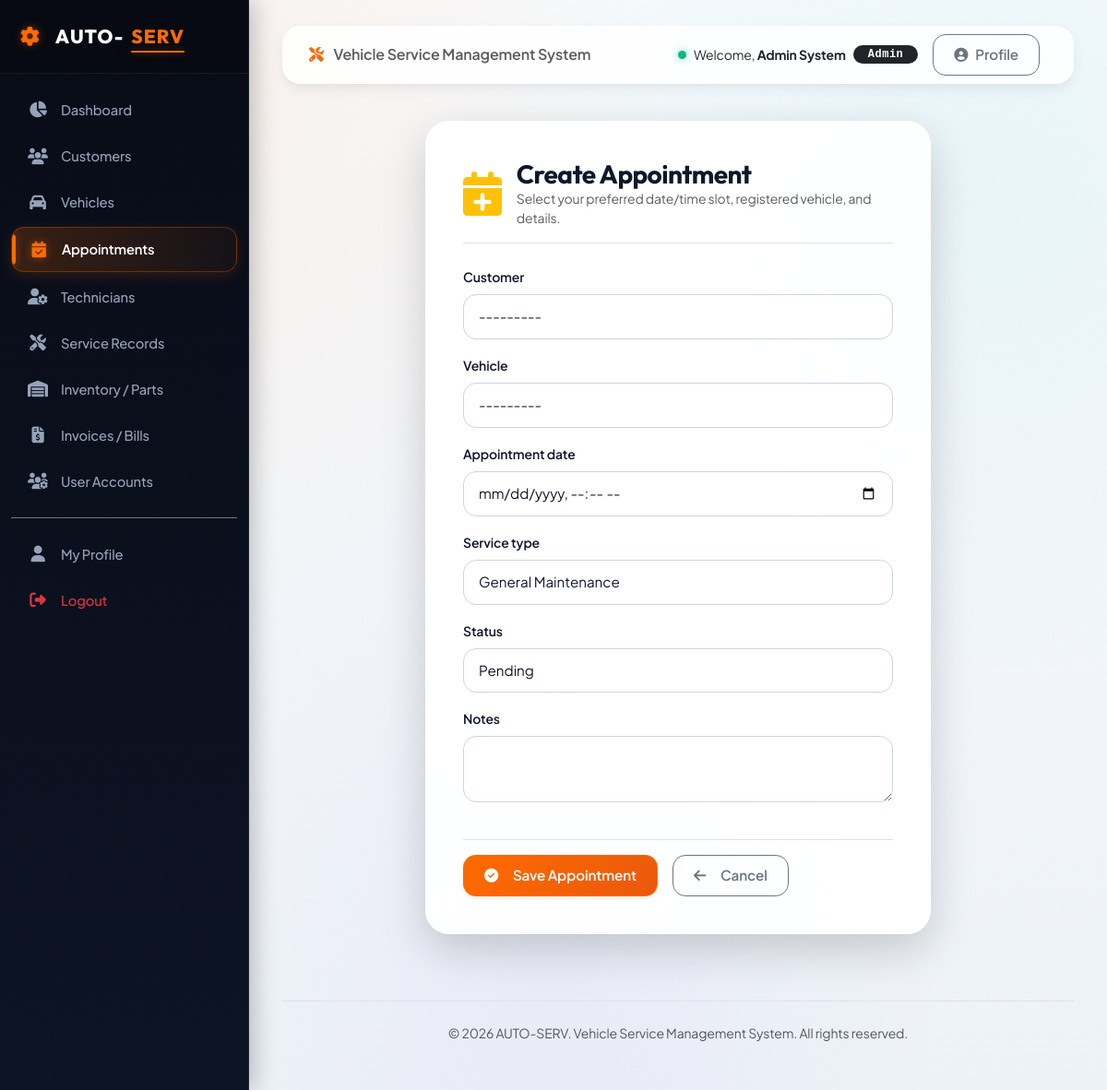
Screenshot of /appointments/add/ (signed in) with the database file from the repository.
### accounts/models.py (models this page shows, shortened)
class User(AbstractUser):
    ROLE_CHOICES = (
        ('admin', 'Admin'),
        ('customer', 'Customer'),
        ('technician', 'Technician'),
        ('service_advisor', 'Service Advisor'),
    )
    role = models.CharField(max_length=20, choices=ROLE_CHOICES, default='customer')
    phone = models.CharField(max_length=15, blank=True, null=True)
    address = models.TextField(blank=True, null=True)

### accounts/decorators.py (the view)
        def _wrapped_view(request, *args, **kwargs):
            if request.user.is_authenticated:
                allowed_roles = list(roles)
                if 'admin' in allowed_roles and 'service_advisor' not in allowed_roles:
                    allowed_roles.append('service_advisor')
                if request.user.role in allowed_roles or request.user.is_superuser:
                    return view_func(request, *args, **kwargs)
            raise PermissionDenied

### appointment/forms.py
class AppointmentForm(forms.ModelForm):
    class Meta:
        model = Appointment
        fields = ['customer', 'vehicle', 'appointment_date', 'service_type', 'status', 'notes']
        widgets = {
            'customer': forms.Select(attrs={'class': 'form-control'}),
            'vehicle': forms.Select(attrs={'class': 'form-control'}),
            'appointment_date': forms.DateTimeInput(attrs={'class': 'form-control', 'type': 'datetime-local'}),
            'service_type': forms.Select(attrs={'class': 'form-control'}),
            'status': forms.Select(attrs={'class': 'form-control'}),
            'notes': forms.Textarea(attrs={'class': 'form-control', 'rows': 2}),
        }

### appointment/views.py (called while the page is built)
@login_required
@role_required('admin')
def appointment_create(request):
    if request.method == 'POST':
        form = AppointmentForm(request.POST)
        if form.is_valid():
            form.save()
            messages.success(request, "Appointment created successfully.")
            return redirect('appointment:appointment_list')
    else:
        form = AppointmentForm()
    return render(request, 'appointment/appointment_form.html', {'form': form, 'title': 'Create Appointment'})

### customers/models.py (called while the page is built)
    def __str__(self):
        return self.customer_name

### vehicles/models.py (called while the page is built)
    def __str__(self):
        return f"{self.brand} {self.model} ({self.vehicle_number})"

### templates/appointment/appointment_form.html (shortened to what this page needs)
{% extends 'base.html' %}
{% block content %}
<div class="row justify-content-center">
    <div class="col-md-8">
        <div class="form-card shadow-lg">
            <div class="d-flex align-items-center gap-3 mb-4 pb-3 border-bottom">
                <i class="fa-solid fa-calendar-plus fa-3x text-warning"></i>
                <div>
                    <h3 class="fw-bold mb-0">{{ title }}</h3>
                    <p class="text-muted small mb-0">Select your preferred date/time slot, registered vehicle, and details.</p>
                </div>
            </div>
            {% if user.role == 'customer' and vehicles_exist is False %}
            <div class="text-center py-5">
                <div class="mb-4">
                    <span class="fa-stack fa-2x">
                        <i class="fa-solid fa-car fa-stack-1x text-muted opacity-50"></i>
                        <i class="fa-solid fa-ban fa-stack-2x text-danger"></i>
                    </span>
                </div>
                <h4 class="fw-bold">No Registered Vehicles Found</h4>
                <p class="text-muted small mx-auto" style="max-width: 480px;">
                    You must register a vehicle in your profile before you can book a service appointment.
                </p>
                <div class="mt-4 d-flex justify-content-center gap-3">
                    <a href="{% url 'vehicles:customer_vehicle_create' %}" class="btn btn-primary shadow-sm">
                        <i class="fa-solid fa-car-side me-2"></i>Register a Vehicle
                    </a>
                    <a href="{% url 'customers:customer_dashboard' %}" class="btn btn-outline-secondary">
                        <i class="fa-solid fa-arrow-left me-2"></i>Back to Dashboard
                    </a>
                </div>
            </div>
            {% else %}
            <form method="post">
                <div class="row">
                    {% for field in form %}
                    <div class="col-md-12 mb-3">
                        <label for="{{ field.id_for_label }}" class="form-label fw-semibold small">{{ field.label }}</label>
                        {{ field }}
                    </div>
                    {% endfor %}
                </div>
                <div class="mt-4 pt-3 border-top d-flex gap-3">
                    <button type="submit" class="btn btn-primary shadow-sm">
                        <i class="fa-solid fa-check-circle me-2"></i>Save Appointment
                    </button>
                    {% if user.role == 'customer' %}
                    <a href="{% url 'customers:customer_dashboard' %}" class="btn btn-outline-secondary">
                        <i class="fa-solid fa-arrow-left me-2"></i>Cancel
                    </a>
                    {% else %}
                    <a href="{% url 'appointment:appointment_list' %}" class="btn btn-outline-secondary">
                        <i class="fa-solid fa-arrow-left me-2"></i>Cancel
                    </a>
                    {% endif %}
                </div>
            </form>
            {% endif %}
        </div>
    </div>
</div>
{% endblock %}

### templates/navbar.html (shortened to what this page needs)
<nav class="navbar navbar-expand-lg main-navbar py-2 px-3 mb-3 no-print">
    <div class="container-fluid">
        {% if not user.is_authenticated %}
        <a class="navbar-brand text-dark fw-bold d-flex align-items-center" href="/">
            <i class="fa-solid fa-gear me-2 brand-gear fs-4"></i>AUTO-<span style="color:var(--primary-color);">SERV</span>
        </a>
        {% else %}
        <span class="navbar-brand text-muted fs-6 d-none d-md-inline fw-semibold">
            <i class="fa-solid fa-screwdriver-wrench me-2" style="color:var(--primary-color);"></i> Vehicle Service Management System
        </span>
        {% endif %}
        <div class="ms-auto d-flex align-items-center">
            {% if user.is_authenticated %}
            <div class="text-dark me-3 d-none d-sm-flex align-items-center">
                <span class="status-dot dot-active me-2"></span>
                <span class="small me-2">Welcome, <strong class="text-dark">{{ user.first_name|default:user.username }} {{ user.last_name }}</strong></span>
                <span class="badge bg-dark rounded-pill px-3 py-1 font-monospace" style="letter-spacing: 0.5px;">{{ user.get_role_display }}</span>
            </div>
            <a href="{% url 'accounts:profile' %}" class="btn btn-sm btn-outline-secondary me-2">
                <i class="fa-solid fa-user-circle"></i> Profile
            </a>
            {% endif %}
        </div>
    </div>
</nav>

### static/css/style.css (style rules this page uses)
:root { --primary-color: #ff6b00; --primary-hover: #ea580c; --primary-dark: #c2410c; --primary-light: #fff7ed; --primary-glow: rgba(255, 107, 0, 0.45); --secondary-color: #0b0f19; --sidebar-bg: #090d16; --sidebar-hover: #161f33; --sidebar-active: #1e293b; --sidebar-border: rgba(255, 255, 255, 0.08); --cyan-accent: #06b6d4; --cyan-glow: rgba(6, 182, 212, 0.4); --purple-accent: #8b5cf6; --emerald-accent: #10b981; --amber-accent: #f59e0b; --danger-accent: #ef4444; --bg-base: #f1f5f9; --bg-surface: #ffffff; --card-bg: #ffffff; --card-hover-bg: #ffffff; --card-border: rgba(226, 232, 240, 0.85); --text-primary: #0f172a; --text-secondary: #475569; --text-muted: #64748b; --text-light: #f8fafc; --radius-sm: 8px; --radius-md: 14px; --radius-lg: 20px; --radius-xl: 26px; --radius-full: 9999px; --transition-fast: all 0.2s cubic-bezier(0.4, 0, 0.2, 1); --transition: all 0.35s cubic-bezier(0.16, 1, 0.3, 1); --transition-bounce: all 0.45s cubic-bezier(0.34, 1.56, 0.64, 1); --shadow-sm: 0 2px 4px rgba(15, 23, 42, 0.04), 0 1px 2px rgba(15, 23, 42, 0.06); --shadow-md: 0 6px 16px -2px rgba(15, 23, 42, 0.08), 0 3px 6px -2px rgba(15, 23, 42, 0.04); --shadow-lg: 0 18px 30px -4px rgba(15, 23, 42, 0.1), 0 8px 12px -4px rgba(15, 23, 42, 0.06); --shadow-xl: 0 25px 50px -12px rgba(15, 23, 42, 0.2); --shadow-glow: 0 0 25px var(--primary-glow); --shadow-cyan-glow: 0 0 25px var(--cyan-glow); }
* { box-sizing: border-box; }
body { font-family: 'Plus Jakarta Sans', sans-serif; background-color: var(--bg-base); background-image: radial-gradient(at 10% 10%, rgba(255, 107, 0, 0.07) 0px, transparent 40%), radial-gradient(at 90% 15%, rgba(6, 182, 212, 0.06) 0px, transparent 40%), radial-gradient(at 50% 90%, rgba(139, 92, 246, 0.05) 0px, transparent 50%), linear-gradient(180deg, #f8fafc 0%, #edf2f7 100%); background-attachment: fixed; color: var(--text-primary); min-height: 100vh; overflow-x: hidden; letter-spacing: -0.01em; }
h1, h2, h3, h4, h5, h6, .brand-title, .nav-brand { font-family: 'Outfit', sans-serif; font-weight: 700; letter-spacing: -0.02em; color: var(--text-primary); }
.main-navbar { background: rgba(255, 255, 255, 0.85); backdrop-filter: blur(14px); -webkit-backdrop-filter: blur(14px); border: 1px solid rgba(255, 255, 255, 0.6); border-radius: var(--radius-lg) !important; box-shadow: var(--shadow-md); transition: var(--transition); }
.btn { border-radius: var(--radius-md); padding: 10px 22px; font-weight: 600; font-size: 0.95rem; display: inline-flex; align-items: center; justify-content: center; gap: 8px; letter-spacing: -0.01em; transition: var(--transition-bounce); position: relative; overflow: hidden; }
.btn-primary { background: linear-gradient(135deg, #ff6b00 0%, #ea580c 100%); border: 1px solid rgba(255, 107, 0, 0.8); color: #ffffff; box-shadow: 0 4px 14px rgba(255, 107, 0, 0.3); }
.btn-primary::after { content: ''; position: absolute; top: -50%; left: -50%; width: 200%; height: 200%; background: linear-gradient( 60deg, rgba(255, 255, 255, 0) 0%, rgba(255, 255, 255, 0.25) 50%, rgba(255, 255, 255, 0) 100% ); transform: rotate(30deg) translateX(-100%); transition: transform 0.6s ease; }
.status-dot { display: inline-block; width: 9px; height: 9px; border-radius: 50%; margin-right: 6px; }
.dot-active { background-color: var(--emerald-accent); box-shadow: 0 0 8px rgba(16, 185, 129, 0.6); }
.form-card { background: rgba(255, 255, 255, 0.95); backdrop-filter: blur(16px); -webkit-backdrop-filter: blur(16px); border-radius: var(--radius-xl); border: 1px solid rgba(255, 255, 255, 0.8); box-shadow: var(--shadow-xl); padding: 40px; transition: var(--transition); }
.form-control, .form-select { border-radius: var(--radius-md); border: 1.5px solid #cbd5e1; padding: 12px 16px; font-size: 0.95rem; transition: var(--transition); background-color: #ffffff; color: var(--text-primary); }

### rows the page displays
User: first_name "Admin", last_name "System", role "Admin"

### other values shown
{{ title }} "Create Appointment"
{{ field.label }} "Customer" "Vehicle" "Appointment date" "Service type" "Status" "Notes"
